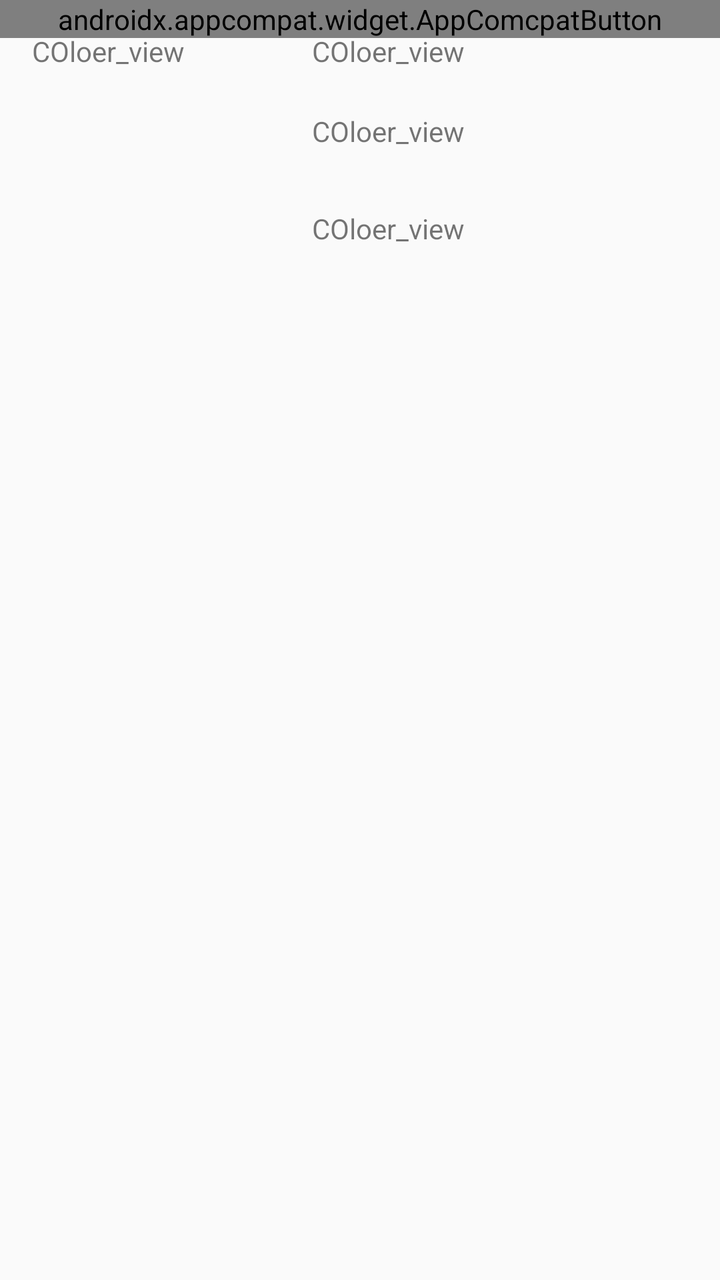
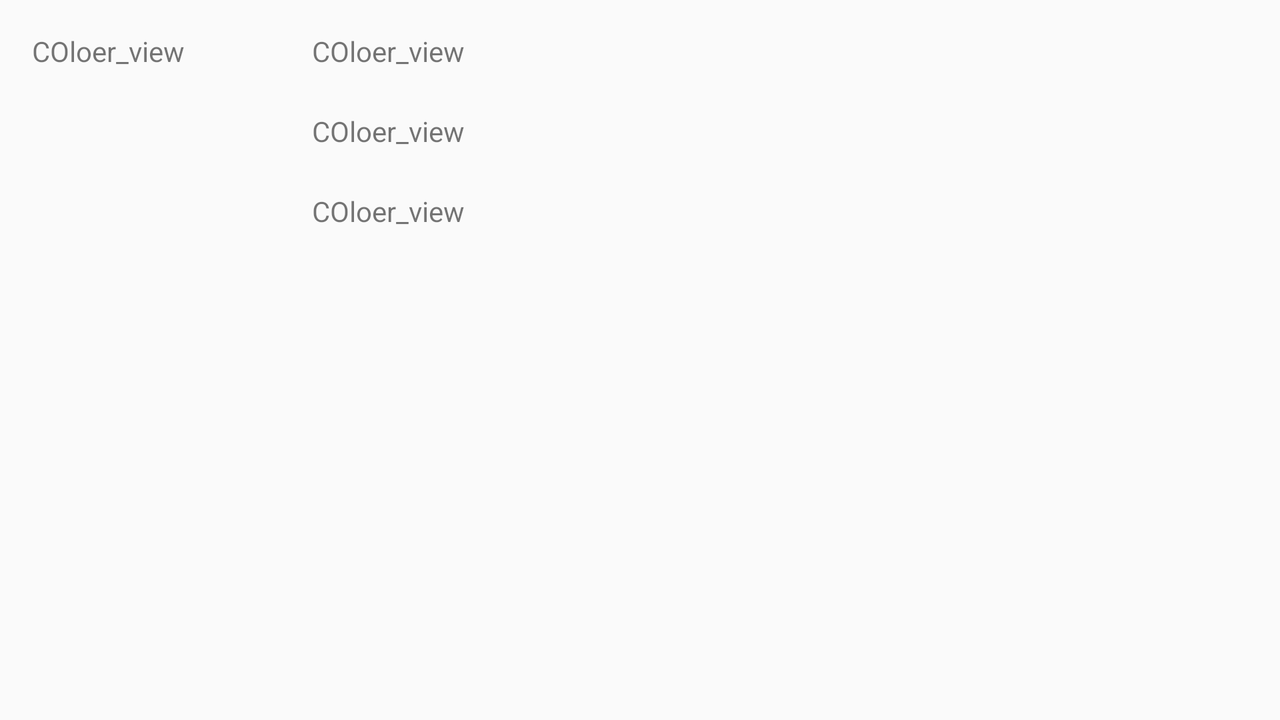

Two renders of one Android screen. The first uses the default layout on a phone; the second uses the alternative layout the repository ships for a different screen configuration, on a matching device. The two XML files are below.
<!-- AndroidManifest.xml: application theme AppTheme -->
<!-- res/layout/activity_color_views.xml -->
<?xml version="1.0" encoding="utf-8"?>
<layout xmlns:android="http://schemas.android.com/apk/res/android"
    xmlns:app="http://schemas.android.com/apk/res-auto"
    xmlns:tools="http://schemas.android.com/tools">

    <androidx.constraintlayout.widget.ConstraintLayout
        android:layout_width="match_parent"
        android:layout_height="match_parent"
        tools:context=".ColorViews">

        <androidx.appcompat.widget.AppCompatTextView
            android:id="@+id/appCompatTextView"
            android:layout_width="117dp"
            android:layout_height="125dp"
            android:layout_marginStart="16dp"
            android:layout_marginLeft="16dp"
            android:layout_marginTop="16dp"
            android:text="@string/coloer_view"
            app:layout_constraintStart_toStartOf="parent"
            app:layout_constraintTop_toTopOf="parent" />

        <androidx.appcompat.widget.AppCompatTextView
            android:id="@+id/appCompatTextView2"
            android:layout_width="238dp"
            android:layout_height="28dp"
            android:layout_marginStart="156dp"
            android:layout_marginLeft="156dp"
            android:layout_marginTop="16dp"
            android:text="@string/coloer_view"
            app:layout_constraintStart_toStartOf="parent"
            app:layout_constraintTop_toTopOf="parent" />

        <androidx.appcompat.widget.AppCompatTextView
            android:id="@+id/appCompatTextView3"
            android:layout_width="238dp"
            android:layout_height="28dp"
            android:layout_marginStart="156dp"
            android:layout_marginLeft="156dp"
            android:layout_marginTop="56dp"
            android:text="@string/coloer_view"
            app:layout_constraintStart_toStartOf="parent"
            app:layout_constraintTop_toTopOf="parent" />

        <androidx.appcompat.widget.AppCompatTextView
            android:id="@+id/appCompatTextView4"
            android:layout_width="238dp"
            android:layout_height="28dp"
            android:layout_marginStart="156dp"
            android:layout_marginLeft="156dp"
            android:layout_marginTop="96dp"
            android:text="@string/coloer_view"
            app:layout_constraintBottom_toBottomOf="@+id/appCompatTextView"
            app:layout_constraintStart_toStartOf="parent"
            app:layout_constraintTop_toTopOf="parent" />

        <androidx.appcompat.widget.AppComcpatButton
            android:id="@+id/appComcpatButton3"
            android:layout_width="match_parent"
            android:layout_height="wrap_content"
            app:layout_constraintStart_toStartOf="parent"
            tools:layout_editor_absoluteY="194dp" />
    </androidx.constraintlayout.widget.ConstraintLayout>
</layout>
<!-- resources referenced by this layout -->
<resources>
  <string name="coloer_view">COloer_view</string>
  <style name="AppTheme" parent="Theme.AppCompat.Light.DarkActionBar">
          
          <item name="colorPrimary">@color/colorPrimary</item>
          <item name="colorPrimaryDark">@color/colorPrimaryDark</item>
          <item name="colorAccent">@color/colorAccent</item>
      </style>
</resources>
<!-- res/layout-land/activity_color_views.xml (the repository's variant of the layout above) -->
<!-- drawn on the phone turned sideways -->
<?xml version="1.0" encoding="utf-8"?>
<layout>

    <androidx.constraintlayout.widget.ConstraintLayout xmlns:android="http://schemas.android.com/apk/res/android"
        xmlns:app="http://schemas.android.com/apk/res-auto"
        xmlns:tools="http://schemas.android.com/tools"
        android:layout_width="match_parent"
        android:layout_height="match_parent"
        tools:context=".ColorViews">

        <androidx.appcompat.widget.AppCompatTextView
            android:id="@+id/appCompatTextView"
            android:layout_width="117dp"
            android:layout_height="125dp"
            android:layout_marginStart="16dp"
            android:layout_marginLeft="16dp"
            android:layout_marginTop="16dp"
            android:text="@string/coloer_view"
            app:layout_constraintStart_toStartOf="parent"
            app:layout_constraintTop_toTopOf="parent" />

        <androidx.appcompat.widget.AppCompatTextView
            android:id="@+id/appCompatTextView2"
            android:layout_width="238dp"
            android:layout_height="28dp"
            android:layout_marginStart="156dp"
            android:layout_marginLeft="156dp"
            android:layout_marginTop="16dp"
            android:text="@string/coloer_view"
            app:layout_constraintStart_toStartOf="parent"
            app:layout_constraintTop_toTopOf="parent" />

        <androidx.appcompat.widget.AppCompatTextView
            android:id="@+id/appCompatTextView3"
            android:layout_width="238dp"
            android:layout_height="28dp"
            android:layout_marginStart="156dp"
            android:layout_marginLeft="156dp"
            android:layout_marginTop="56dp"
            android:text="@string/coloer_view"
            app:layout_constraintStart_toStartOf="parent"
            app:layout_constraintTop_toTopOf="parent" />

        <androidx.appcompat.widget.AppCompatTextView
            android:id="@+id/appCompatTextView4"
            android:layout_width="238dp"
            android:layout_height="28dp"
            android:layout_marginStart="156dp"
            android:layout_marginLeft="156dp"
            android:layout_marginTop="96dp"
            android:text="@string/coloer_view"
            app:layout_constraintStart_toStartOf="parent"
            app:layout_constraintTop_toTopOf="parent" />
    </androidx.constraintlayout.widget.ConstraintLayout>
</layout>
